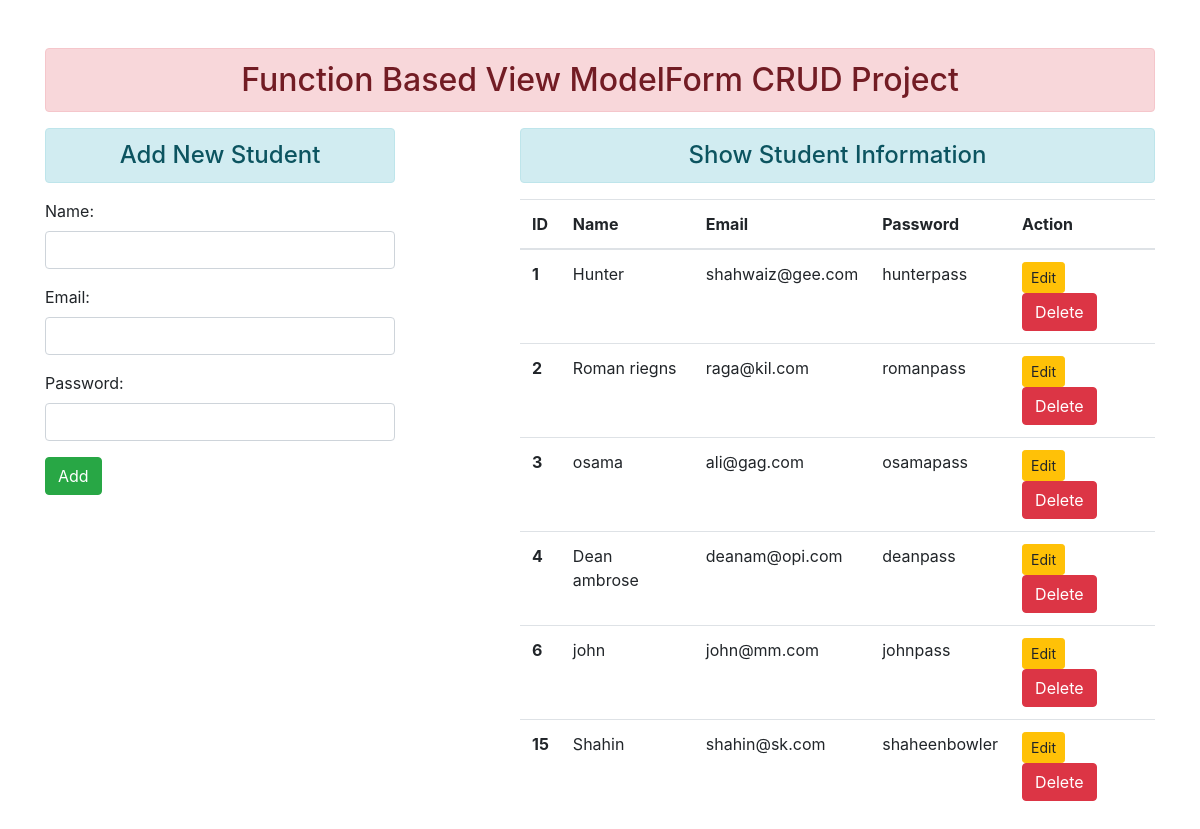
The page / on the database its author committed.
### enroll/models.py (models this page shows)
class User(models.Model):
  name = models.CharField(max_length=70)
  email = models.EmailField(max_length=100)
  password = models.CharField(max_length=100)

### enroll/views.py (the view)
# urls.py: path('', views.add_show, name="addandshow"),
def add_show(request):
  if request.method == 'POST':
    fm = StudentRegistration(request.POST)
    if fm.is_valid():
      nm = fm.cleaned_data['name']
      em = fm.cleaned_data['email']
      pw = fm.cleaned_data['password']
      reg = User(name=nm, email=em, password=pw)
      reg.save()
      fm = StudentRegistration()
  else:
    fm = StudentRegistration()
  stud = User.objects.all()
  return render (request, 'enroll/addandshow.html', {'form':fm, 'stu':stud})

### enroll/forms.py
class StudentRegistration(forms.ModelForm):
  class Meta:
    model = User
    fields = ['name','email','password']
    widgets = {
      'name': forms.TextInput(attrs={'class':'form-control'}),
      'email': forms.EmailInput(attrs={'class':'form-control'}),
      'password': forms.PasswordInput(render_value=True, attrs={'class':'form-control'}),
    }

### enroll/templates/enroll/addandshow.html (shortened to what this page needs)
{% extends 'enroll/base.html' %}
{% block content %}
<div class="row">
  <div class="col-sm-4">
    <h4 class="text-center alert alert-info dinline-block">Add New Student</h4>
    <form class="mt-3" action="" method="POST">
      {{form.as_p}}
      <input type="submit" class="btn btn-success" value="Add">
  </form>
  </div>
  <div class="col-sm-7 offset-1">
    <h4 class="text-center alert alert-info">Show Student Information</h4>
    {% if stu %}
      <table class="table table-hover">
      <thead>
        <tr>
          <th scope="col">ID</th>
          <th scope="col">Name</th>
          <th scope="col">Email</th>
          <th scope="col">Password</th>
          <th scope="col">Action</th>
        </tr>
      </thead>
      <tbody>
        {% for st in stu %}
        <tr>
          <th scope="row">{{st.id}}</th>
          <td>{{st.name}}</td>
          <td>{{st.email}}</td>
          <td>{{st.password}}</td>
          <td>
          <a href="{% url 'updatedata' st.id %}" class="btn btn-warning btn-sm">Edit</a>
          <form action="{% url 'deletedata' st.id %}" method="post" class="d-inline"> {% csrf_token %}
              <input type="submit" class="btn btn-danger" value="Delete">
            </form>
          </td>
        </tr>
        {% endfor %}
      </tbody>
    </table>
    {% else %}
      <h4 class="text-center alert alert-warning">No Records Found</h4>
    {% endif %}
  </div>
</div>
{% endblock content %}

### enroll/templates/enroll/base.html (shortened to what this page needs)
<!DOCTYPE html>
{% load static %}
<html lang="en">
<head>
  <link rel="stylesheet" href="{% static 'enroll/css/bootstrap.css' %}">
</head>
<body>
  <div class="container mt-5">
    <h2 class="text-center alert alert-danger">Function Based View ModelForm CRUD Project</h2>
    {% block content %} {% endblock content %}
  </div>
</body>
</html>

### rows shown on the page
User: id "1", name "Hunter", email "shahwaiz@gee.com", password "hunterpass"
User: id "2", name "Roman riegns", email "raga@kil.com", password "romanpass"
User: id "3", name "osama", email "ali@gag.com", password "osamapass"
User: id "4", name "Dean ambrose", email "deanam@opi.com", password "deanpass"
User: id "6", name "john", email "john@mm.com", password "johnpass"
User: id "15", name "Shahin", email "shahin@sk.com", password "shaheenbowler"
